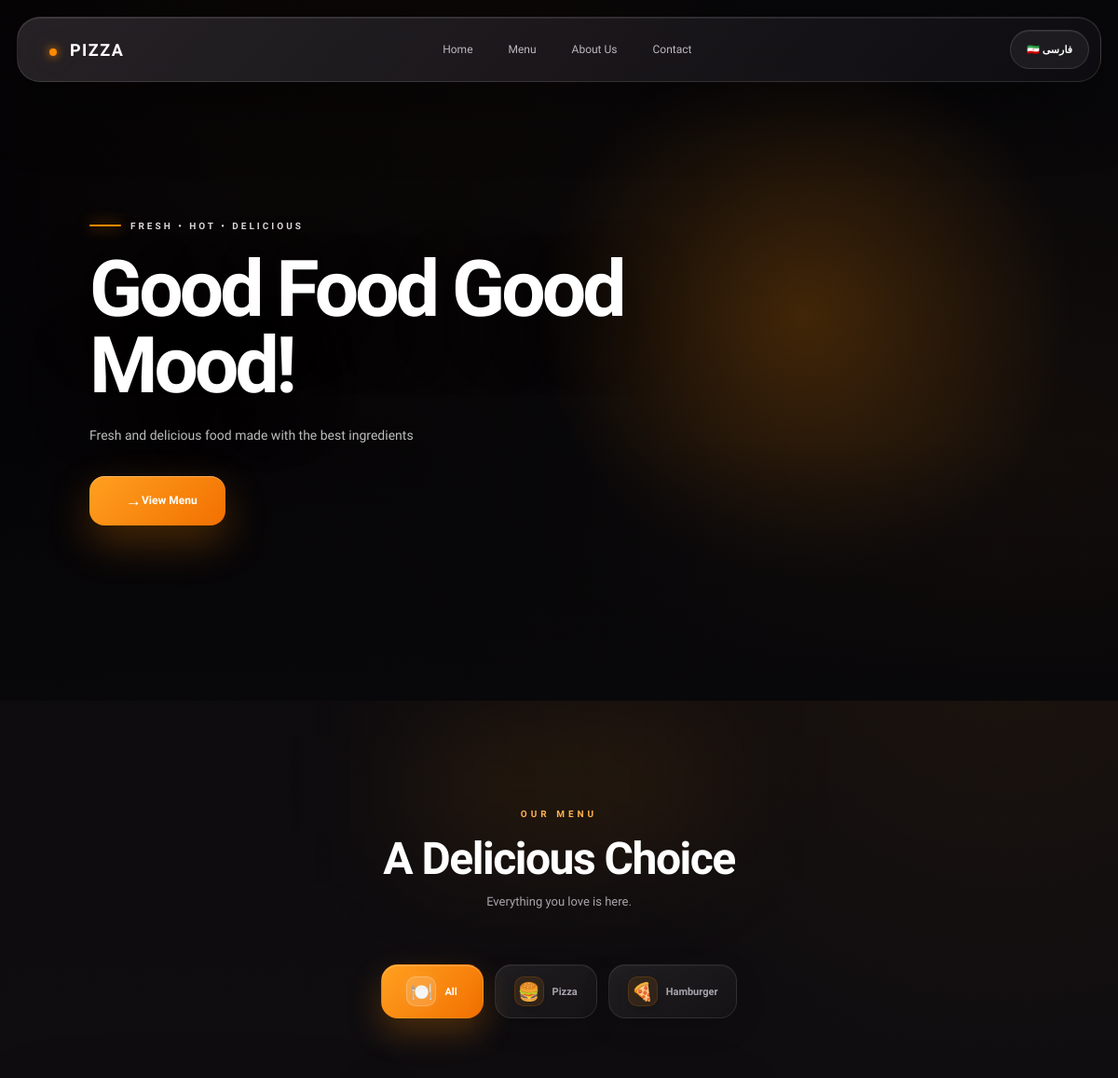
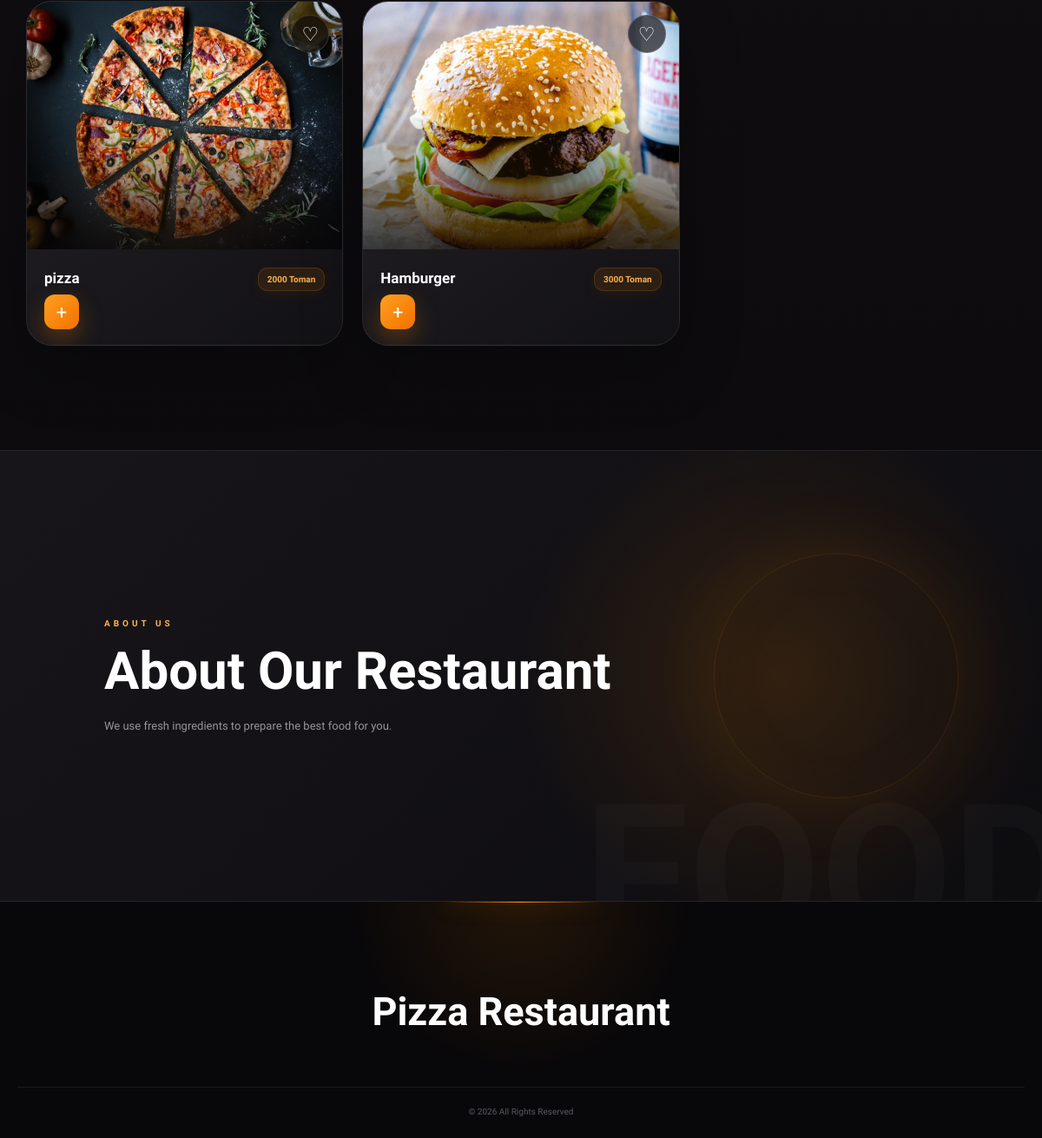
The app's page /en/, older data (2 pictures, top to bottom).
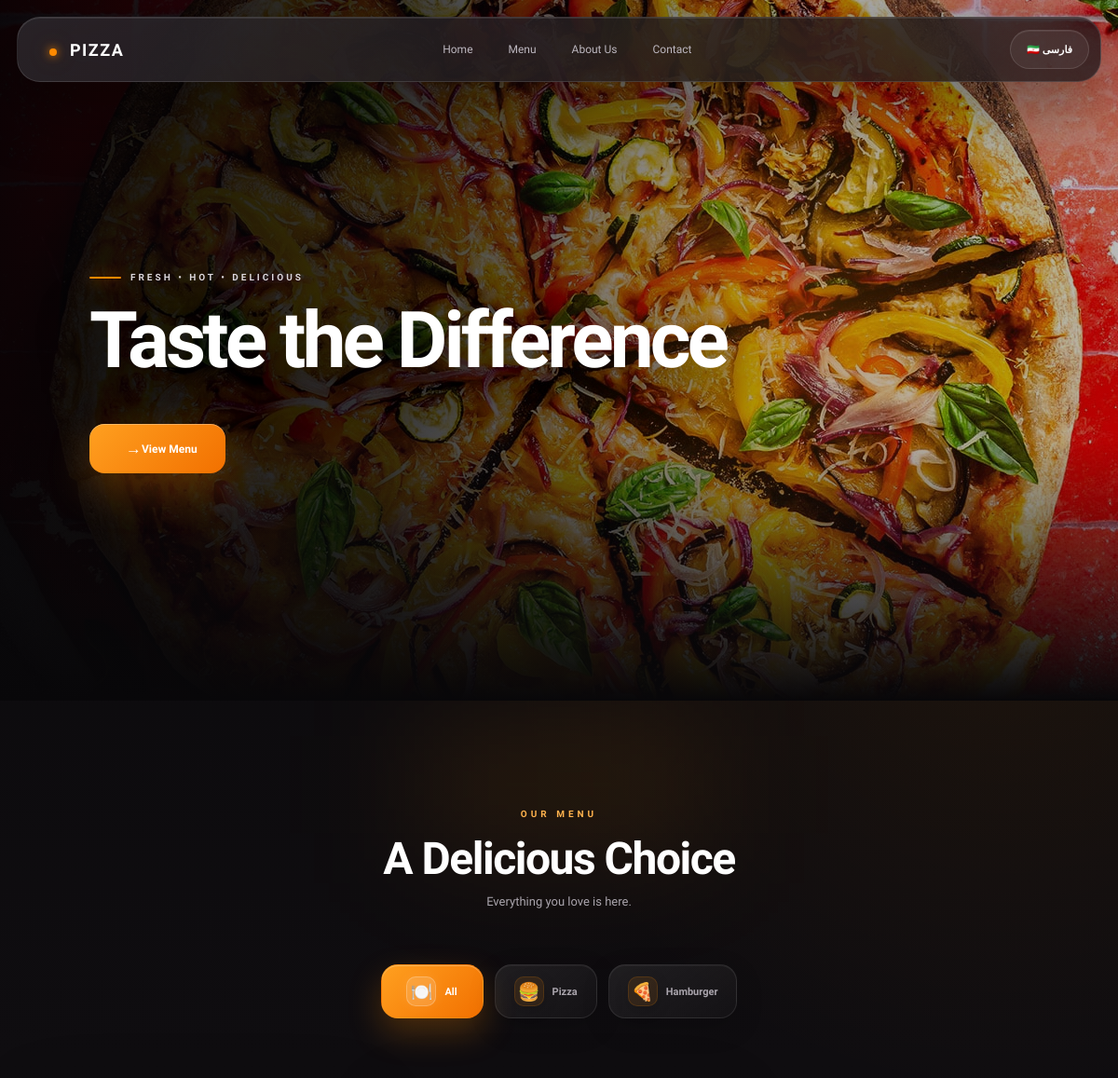
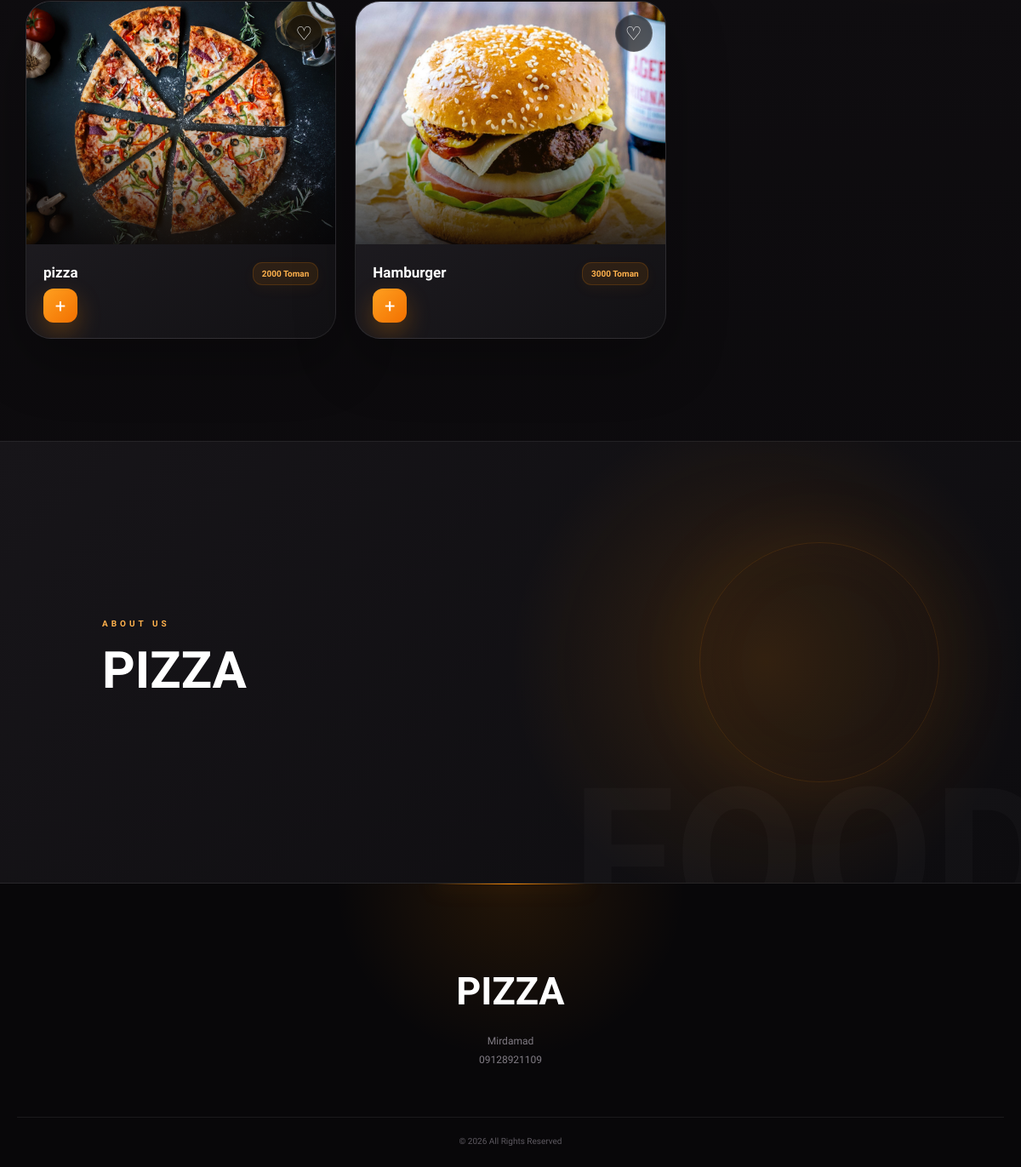
The same page, newer data (2 pictures, top to bottom).
### menu/models.py (models this page shows, shortened)
class Category(models.Model):
    name = models.CharField(max_length=100, verbose_name="نام دسته‌بندی")
    slug = models.SlugField(max_length=100, unique=True)
    class Meta:
        verbose_name = "دسته‌بندی"
        verbose_name_plural = "دسته‌بندی‌ها"

class Product(models.Model):
    category = models.ForeignKey(
        Category,
        on_delete=models.CASCADE,
        related_name="products",
        verbose_name="دسته‌بندی"
    )
    name = models.CharField(
        max_length=200,
        verbose_name="نام غذا"
    )
    description = models.TextField(
        blank=True,
        verbose_name="توضیحات"
    )
    price = models.PositiveIntegerField(
        verbose_name="قیمت"
    )
    image = models.ImageField(
        upload_to="products/",
        blank=True,
        null=True,
        verbose_name="عکس غذا"
    )
    is_available = models.BooleanField(
        default=True,
        verbose_name="موجود است"
    )
    created_at = models.DateTimeField(
        auto_now_add=True
    )
    class Meta:
        verbose_name = "غذا"
        verbose_name_plural = "غذاها"

class RestaurantInfo(models.Model):
    name = models.CharField(
        max_length=200,
        verbose_name="نام رستوران"
    )
    description = models.TextField(
        blank=True,
        verbose_name="توضیحات"
    )
    hero_title = models.CharField(
        max_length=200,
        default="Taste the Difference",
        verbose_name="عنوان اصلی"
    )
    hero_subtitle = models.TextField(
        blank=True,
        verbose_name="متن اصلی"
    )
    hero_image = models.ImageField(
        upload_to="restaurant/",
        blank=True,
        null=True,
        verbose_name="عکس اصلی"
    )
    phone = models.CharField(
        max_length=30,
        blank=True,
        verbose_name="شماره تماس"
    )
    address = models.TextField(
        blank=True,
        verbose_name="آدرس"
    )
    instagram = models.CharField(
        max_length=200,
        blank=True,
        verbose_name="اینستاگرام"
    )
    class Meta:
        verbose_name = "اطلاعات رستوران"
        verbose_name_plural = "اطلاعات رستوران"

### menu/views.py (the view)
# urls.py: path("", home, name="home"),
def home(request):
    categories = Category.objects.all()
    products = Product.objects.filter(
        is_available=True
    ).select_related("category")
    restaurant = RestaurantInfo.objects.first()
    context = {
        "categories": categories,
        "products": products,
        "restaurant": restaurant,
    }
    return render(
        request,
        "menu/home.html",
        context
    )

### menu/templates/menu/home.html (shortened to what this page needs)
{% load static %}
<!DOCTYPE html>
<html
    lang="{% if request.LANGUAGE_CODE == 'fa' %}fa{% else %}en{% endif %}"
    dir="{% if request.LANGUAGE_CODE == 'fa' %}rtl{% else %}ltr{% endif %}"
>
<head>
    <link
        rel="stylesheet"
        href="{% static 'css/style.css' %}"
    >
</head>
<body>
<header class="navbar">
    <div class="logo">
        {% if restaurant %}
            {{ restaurant.name }}
        {% else %}
            PIZZA
        {% endif %}
    </div>
    <nav>
        <a href="#home">
            {% if request.LANGUAGE_CODE == 'fa' %}
                خانه
            {% else %}
                Home
            {% endif %}
        </a>
        <a href="#menu">
            {% if request.LANGUAGE_CODE == 'fa' %}
                منو
            {% else %}
                Menu
            {% endif %}
        </a>
        <a href="#about">
            {% if request.LANGUAGE_CODE == 'fa' %}
                درباره ما
            {% else %}
                About Us
            {% endif %}
        </a>
        <a href="#contact">
            {% if request.LANGUAGE_CODE == 'fa' %}
                تماس
            {% else %}
                Contact
            {% endif %}
        </a>
    </nav>
    <form
        action="{% url 'set_language' %}"
        method="post"
        class="language-form"
    >
        {% if request.LANGUAGE_CODE == 'fa' %}
            <input
                type="hidden"
                name="language"
                value="en"
            >
            <button
                type="submit"
                class="language-button"
            >
                🇬🇧 English
            </button>
        {% else %}
            <button
                type="submit"
                class="language-button"
            >
                🇮🇷 فارسی
            </button>
        {% endif %}
    </form>
</header>
<section
    id="home"
    class="hero"
    {% if restaurant and restaurant.hero_image %}
        style="
            background-image:
            url('{{ restaurant.hero_image.url }}');
        "
    {% endif %}
>
    <div class="hero-overlay">
        <div class="hero-content">
            <span class="small-title">
                {% if request.LANGUAGE_CODE == 'fa' %}
                    تازه • داغ • خوشمزه
                {% else %}
                    FRESH • HOT • DELICIOUS
                {% endif %}
            </span>
            <h1>
                {% if restaurant %}
                    {{ restaurant.hero_title }}
                {% else %}
                    {% if request.LANGUAGE_CODE == 'fa' %}
                        غذای خوب، حال خوب!
                    {% else %}
                        Good Food Good Mood!
                    {% endif %}
                {% endif %}
            </h1>
            <p>
                {% if restaurant %}
                    {{ restaurant.hero_subtitle }}
                {% else %}
                    {% if request.LANGUAGE_CODE == 'fa' %}
                        غذاهای تازه و خوشمزه
                        با بهترین مواد اولیه
                    {% else %}
                        Fresh and delicious food
                        made with the best ingredients
                    {% endif %}
                {% endif %}
            </p>
            <a
                href="#menu"
                class="hero-button"
            >
                {% if request.LANGUAGE_CODE == 'fa' %}
                    مشاهده منو
                {% else %}
                    View Menu
                {% endif %}
            </a>
        </div>
    </div>
</section>
<section class="intro">
    <span>
        {% if request.LANGUAGE_CODE == 'fa' %}
            منوی ما
        {% else %}
            OUR MENU
        {% endif %}
    </span>
    <h2>
        {% if request.LANGUAGE_CODE == 'fa' %}
            یک انتخاب خوشمزه
        {% else %}
            A Delicious Choice
        {% endif %}
    </h2>
    <p>
        {% if request.LANGUAGE_CODE == 'fa' %}
            هر چیزی که دوست داری، اینجاست.
        {% else %}
            Everything you love is here.
        {% endif %}
    </p>
</section>
<section class="categories">
    <button
        type="button"
        class="category-button active"
        onclick="filterProducts('all', this)"
    >
        {% if request.LANGUAGE_CODE == 'fa' %}
            همه
        {% else %}
            All
        {% endif %}
    </button>
    {% for category in categories %}
        <button
            type="button"
            class="category-button"
            onclick="filterProducts('{{ category.id }}', this)"
        >
            {{ category.name }}
        </button>
    {% endfor %}
</section>
<section
    id="menu"
    class="menu-container"
>
    {% for product in products %}
        <article
            class="product-card"
            data-category="{{ product.category.id|stringformat:'s' }}"
        >
            <div class="product-image">
                {% if product.image %}
                    <img
                        src="{{ product.image.url }}"
                        alt="{{ product.name }}"
                        loading="lazy"
                    >
                {% else %}
                    <div class="no-image">
                        🍔
                    </div>
                {% endif %}
            </div>
            <div class="product-info">
                <div class="product-header">
                    <h3>
                        {{ product.name }}
                    </h3>
                    <span class="price">
                        {{ product.price|floatformat:0 }}
                        {% if request.LANGUAGE_CODE == 'fa' %}
                            تومان
                        {% else %}
                            Toman
                        {% endif %}
                    </span>
                </div>
            </div>
        </article>
    {% endfor %}
</section>
<section
    id="about"
    class="about"
>
    <div>
        <span>
            {% if request.LANGUAGE_CODE == 'fa' %}
                درباره ما
            {% else %}
                ABOUT US
            {% endif %}
        </span>
        <h2>
            {% if restaurant %}
                {{ restaurant.name }}
            {% else %}
                {% if request.LANGUAGE_CODE == 'fa' %}
                    درباره رستوران
                {% else %}
                    About Our Restaurant
                {% endif %}
            {% endif %}
        </h2>
        <p>
            {% if restaurant %}
                {{ restaurant.description }}
            {% else %}
                {% if request.LANGUAGE_CODE == 'fa' %}
                    ما با استفاده از مواد اولیه تازه،
                    بهترین غذاها را برای شما آماده می‌کنیم.
                {% else %}
                    We use fresh ingredients
                    to prepare the best food for you.
                {% endif %}
            {% endif %}
        </p>
    </div>
</section>
<footer id="contact">
    <h2>
        {% if restaurant %}
            {{ restaurant.name }}
        {% else %}
            {% if request.LANGUAGE_CODE == 'fa' %}
                رستوران پیتزا
            {% else %}
                Pizza Restaurant
            {% endif %}
        {% endif %}
    </h2>
    {% if restaurant %}
        {% if restaurant.address %}
            <p>
                {{ restaurant.address }}
            </p>
        {% endif %}
        {% if restaurant.phone %}
            <p>
                {{ restaurant.phone }}
            </p>
        {% endif %}
    {% endif %}
    <div class="footer-bottom">
        © 2026
        {% if request.LANGUAGE_CODE == 'fa' %}
            تمامی حقوق محفوظ است
        {% else %}
            All Rights Reserved
        {% endif %}
    </div>
</footer>
</body>
</html>

Row changes from the older to the newer data that the page shows:
added RestaurantInfo: name "PIZZA", hero_image (picture), hero_title "Taste the Difference", address "Mirdamad", phone "09128921109"
Text that changed along with them:
text no longer shown: "PIZZA Good Food Good Mood! Fresh and delicious food made with the best ingredients About Our Restaurant We use fresh ingredients to prepare the best food for you. Pizza Restaurant"
